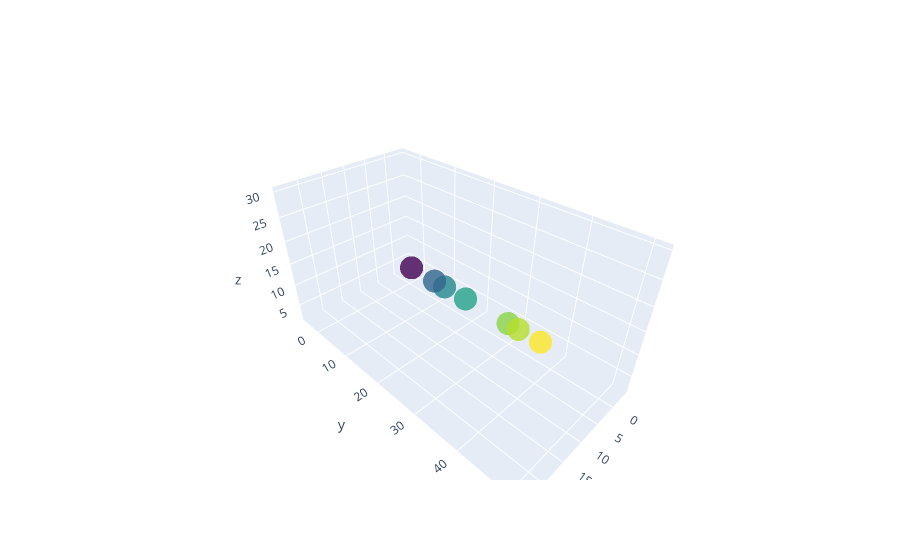

The cell this chart's notebook holds for it:
### Code cell
fig = go.Figure(data=[go.Scatter3d(
    x=x,
    y=y,
    z=z,
    mode='markers',
    marker=dict(
        color=z,                # set color to an array/list of desired values
        colorscale='Viridis',   # choose a colorscale
        opacity=0.8
    )
)])

fig.show()

### Figure 1 — Plotly figure (JSON) as saved in the notebook; plotly's stock layout.template omitted (floating-point values rounded to 4 significant figures)
{"data": [{"marker": {"color": [25, 15, 18, 27, 2, 30, 11], "colorscale": [[0, "#440154"], [0.1111, "#482878"], [0.2222, "#3e4989"], [0.3333, "#31688e"], [0.4444, "#26828e"], [0.5556, "#1f9e89"], [0.6667, "#35b779"], [0.7778, "#6ece58"], [0.8889, "#b5de2b"], [1, "#fde725"]], "opacity": 0.8}, "mode": "markers", "type": "scatter3d", "x": [19, 9, 12, 21, -4, 24, 5], "y": [43, 21, 29, 46, -4, 51, 14], "z": [25, 15, 18, 27, 2, 30, 11]}], "layout": {}}
